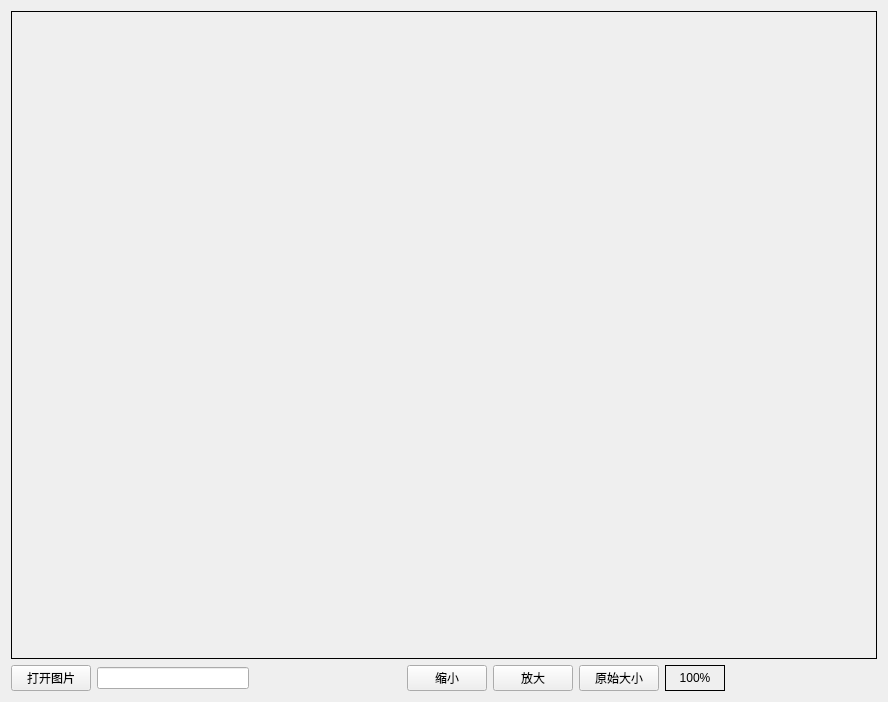
<?xml version="1.0" encoding="UTF-8"?>
<ui version="4.0">
 <class>Widget</class>
 <widget class="QWidget" name="Widget">
  <property name="geometry">
   <rect>
    <x>0</x>
    <y>0</y>
    <width>888</width>
    <height>702</height>
   </rect>
  </property>
  <property name="windowTitle">
   <string>Widget</string>
  </property>
  <layout class="QVBoxLayout" name="verticalLayout_2">
   <item>
    <widget class="QFrame" name="frame">
     <property name="sizePolicy">
      <sizepolicy hsizetype="Expanding" vsizetype="Expanding">
       <horstretch>0</horstretch>
       <verstretch>0</verstretch>
      </sizepolicy>
     </property>
     <property name="frameShape">
      <enum>QFrame::Box</enum>
     </property>
     <property name="frameShadow">
      <enum>QFrame::Plain</enum>
     </property>
    </widget>
   </item>
   <item>
    <layout class="QHBoxLayout" name="horizontalLayout">
     <item>
      <widget class="QPushButton" name="openImgBtn">
       <property name="text">
        <string>打开图片</string>
       </property>
      </widget>
     </item>
     <item>
      <widget class="QLineEdit" name="imgPathLineEdit">
       <property name="readOnly">
        <bool>true</bool>
       </property>
      </widget>
     </item>
     <item>
      <spacer name="horizontalSpacer">
       <property name="orientation">
        <enum>Qt::Horizontal</enum>
       </property>
       <property name="sizeHint" stdset="0">
        <size>
         <width>40</width>
         <height>20</height>
        </size>
       </property>
      </spacer>
     </item>
     <item>
      <widget class="QPushButton" name="zoomInBtn">
       <property name="text">
        <string>缩小</string>
       </property>
      </widget>
     </item>
     <item>
      <widget class="QPushButton" name="zoomOutBtn">
       <property name="text">
        <string>放大</string>
       </property>
      </widget>
     </item>
     <item>
      <widget class="QPushButton" name="originalBtn">
       <property name="text">
        <string>原始大小</string>
       </property>
      </widget>
     </item>
     <item>
      <widget class="QLabel" name="scaledLabel">
       <property name="sizePolicy">
        <sizepolicy hsizetype="Fixed" vsizetype="Preferred">
         <horstretch>0</horstretch>
         <verstretch>0</verstretch>
        </sizepolicy>
       </property>
       <property name="minimumSize">
        <size>
         <width>60</width>
         <height>0</height>
        </size>
       </property>
       <property name="frameShape">
        <enum>QFrame::Panel</enum>
       </property>
       <property name="text">
        <string>100%</string>
       </property>
       <property name="alignment">
        <set>Qt::AlignCenter</set>
       </property>
      </widget>
     </item>
     <item>
      <spacer name="horizontalSpacer_2">
       <property name="orientation">
        <enum>Qt::Horizontal</enum>
       </property>
       <property name="sizeHint" stdset="0">
        <size>
         <width>40</width>
         <height>20</height>
        </size>
       </property>
      </spacer>
     </item>
    </layout>
   </item>
  </layout>
 </widget>
 <resources/>
 <connections/>
</ui>
